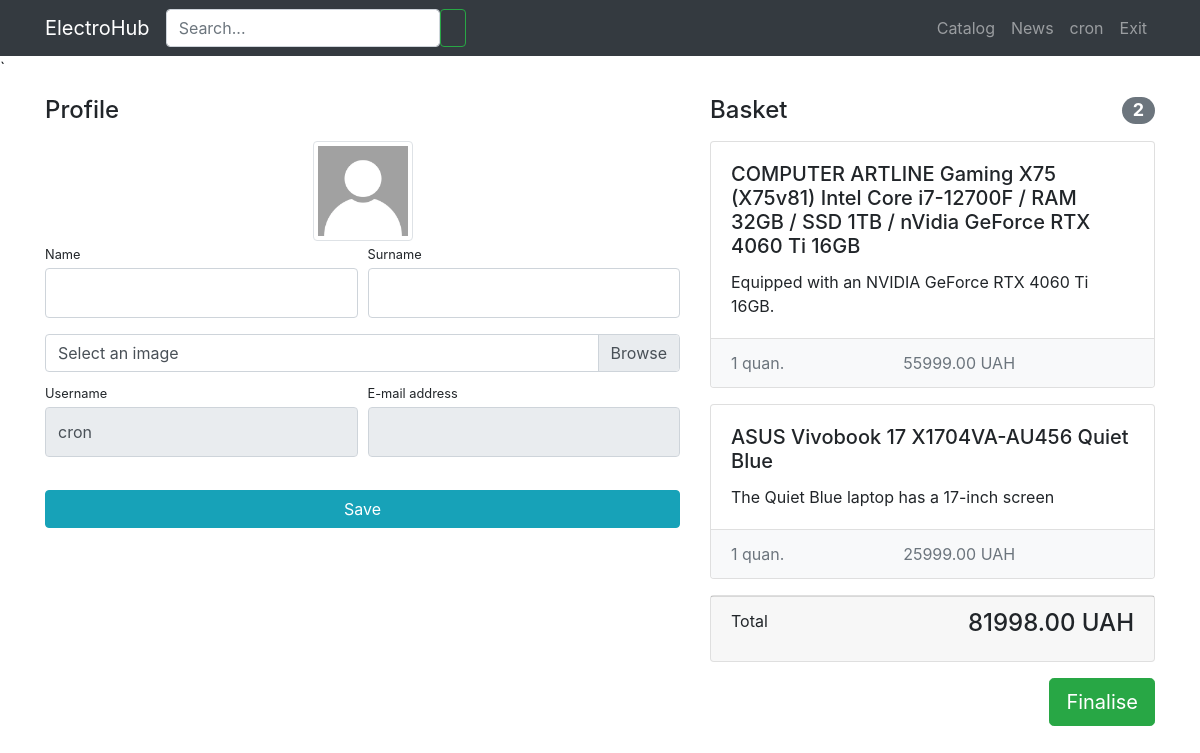
Before: /users/profile/ (signed in) with the older database file.
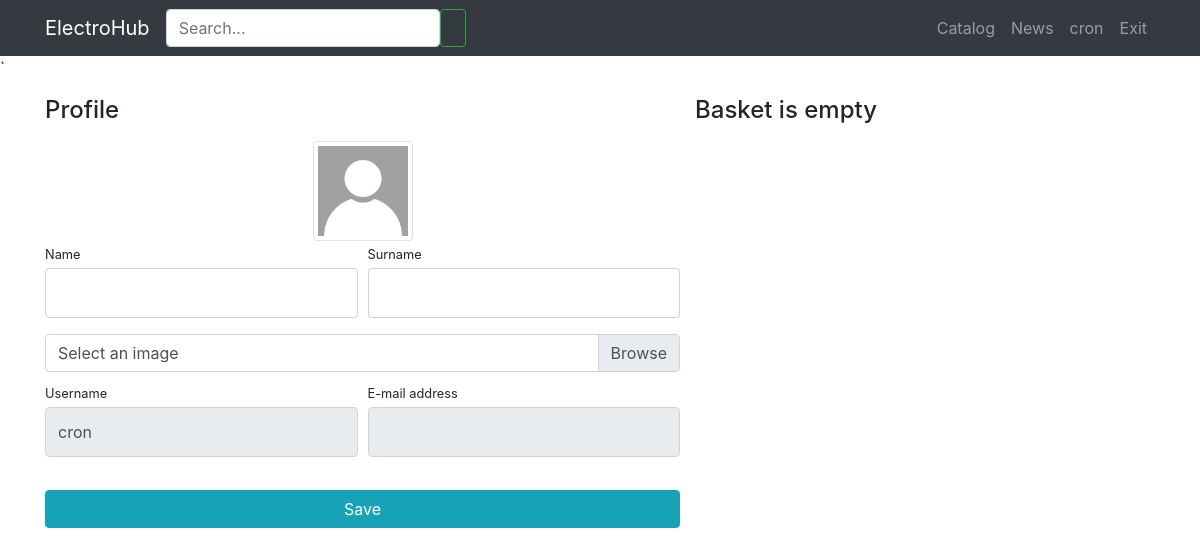
After: the same page with the newer database file.
### products/models.py (models this page shows, shortened)
class Basket(models.Model):
    user = models.ForeignKey(User, on_delete=models.CASCADE)
    product = models.ForeignKey(Product, on_delete=models.CASCADE)
    quantity = models.PositiveIntegerField(default=0)
    created_timestap = models.DateTimeField(auto_now_add=True)
    def sum(self):
        res = self.quantity * self.product.price
        return res

class Product(models.Model):
    name = models.CharField(max_length=256)
    image = models.ImageField(upload_to='products_images', blank=True)
    description = models.TextField(blank=True)
    short_description = models.CharField(max_length=64, blank=True)
    price = models.DecimalField(max_digits=8, decimal_places=2, default=0)
    quantity = models.PositiveBigIntegerField(default=0)
    category = models.ForeignKey(ProductCategory, on_delete=models.CASCADE)
    characteristics = models.JSONField(default=dict, blank=True)

### users/views.py (the view)
# urls.py: path('profile/',profile,name= 'profile'),
def profile(request):
    user = request.user
    if request.method == 'POST':
        form = UserProfileForm(data=request.POST, instance=user, files=request.FILES)
        if form.is_valid():
            form.save()
            return HttpResponseRedirect(reverse('users:profile'))
    else:
        form = UserProfileForm(instance=user)
    baskets = Basket.objects.filter(user=user)
    total_quantity = sum(basket.quantity for basket in baskets)
    total_sum = sum(basket.sum() for basket in baskets)
    context = {'title': 'ElectroHub - Profile',
               'form': form,
               'baskets': baskets,
               'total_quantity': total_quantity,
               'total_sum': total_sum}
    return render(request, 'users/profile.html', context)

### users/forms.py
class UserProfileForm(UserChangeForm):
    username = forms.CharField(widget=forms.TextInput(attrs={'readonly': True}))
    email = forms.CharField(widget=forms.EmailInput(attrs={'readonly': True}))
    image = forms.ImageField(widget=forms.FileInput(), required=False)
    class Meta:
        model = User
        fields = ('username', 'email', "first_name", 'last_name', 'image')
    def __init__(self, *args, **kwargs):
        super(UserProfileForm, self).__init__(*args, **kwargs)
        for field_name, field in self.fields.items():
            field.widget.attrs['class'] = "form-control py-4"
        self.fields['image'].widget.attrs['class'] = 'custom-file-input'

### users/templates/users/profile.html (shortened to what this page needs)
{%extends 'products/base.html'%}
{%load static%}
{%block css%}
    <link href="{%static 'css/profile.css'%}" rel="stylesheet">
{%endblock%}
{%block content%}
<div class="container">
    <div class="row">
        <div class="col-lg-7">
            <h4 class="mt-3 mb-3">Profile</h4>
            <div class="col-lg-12 text-center">
                <img width="100" height="100"
                     src="{%if user.image%} {{user.image.url}} {%else %} {% static 'vendor/img/users/default_ava.jpg'%} {%endif%}"
                     class="img-thumbnail">
            </div>
            <form action="{%url 'users:profile'  %} " method="post" enctype="multipart/form-data">
                <div class="form-row">
                    <div class="col-lg-6">
                        <div class="form-group">
                            <label class="small mb-1" for="{{form.first_name.id_for_label}}">Name</label>
                            {{form.first_name}}
                        </div>
                    </div>
                    <div class="col-lg-6">
                        <div class="form-group">
                            <label class="small mb-1" for="{{form.last_name.id_for_label}}">Surname</label>
                            {{form.last_name}}
                        </div>
                    </div>
                </div>
                <div class="form-row mb-2">
                    <div class="col-lg-12">
                        <div class="custom-file">
                            <label class="custom-file-label" for="{{form.image.id_for_label}}">Select an image
                            </label>
                        </div>
                    </div>
                </div>
                <div class="form-row">
                    <div class="col-lg-6">
                        <label class="small mb-1" for="{{form.username.id_for_label}}">Username</label>
                        {{form.username}}
                    </div>
                    <div class="col-lg-6">
                        <label class="small mb-1" for="{{form.email.id_for_label}}">E-mail address</label>
                        {{form.email}}
                    </div>
                </div>
                <div class="form-row">
                    <div class="col-lg-12" style="margin-top: 33px;">
                        <input class="btn btn-info btn-block" type="submit" value="Save">
                    </div>
                </div>
            </form>
        </div>
        {%include 'products/basket.html'%}
    </div>
</div>
{%endblock%}

### products/templates/products/basket.html (shortened to what this page needs)
{%if baskets%}
    <div class="col-lg-5">
        <h4 class="mt-3 mb-3 d-flex justify-content-between align-items-center mb-3">
            Basket <span class="badge badge-secondary badge-pill">{{total_quantity}}</span>
        </h4>
        {%for basket in baskets%}
            <div class="card mb-3">
                <div class="card-body">
                    <h5 class="card-title">{{basket.product.name}}</h5>
                    <p class="card-text">{{basket.product.short_description}}</p>
                </div>
                <ul class="list-group list-group-flush">
                    <li class="list-group-item d-flex justify-content-between lh-condensed bg-light">
                        <span class="text-muted">{{basket.quantity}} quan.</span>
                        <span class="text-muted">{{basket.sum}} UAH</span>
                    </li>
                </ul>
            </div>
        {%endfor%}
        <div class="card mb-3">
            <div class="card-footer">
                <p class="float-left">Total </p>
                <h4 class="float-right">{{total_sum}} UAH</h4>
            </div>
        </div>
        <button type="button" class="btn btn-success btn-lg float-right">Finalise</button>
    </div>
{%else%}
<h4 class="mt-3 mb-3 text-center">
    Basket is empty
</h4>
{%endif%}

Changed rows visible on the page:
removed Basket: product.name "COMPUTER ARTLINE Gaming X75 (X75v81) Intel Core i7-12700F / RAM 32GB / SSD 1TB / nVidia GeForce RTX 4060 Ti 16GB", product.short_description "Equipped with an NVIDIA GeForce RTX 4060 Ti 16GB.", quantity "1", sum "55999.00"
removed Basket: product.name "ASUS Vivobook 17 X1704VA-AU456 Quiet Blue", product.short_description "The Quiet Blue laptop has a 17-inch screen", quantity "1", sum "25999.00"
Other visible differences:
{{ total_quantity }}: "2" → (not shown)
{{ total_sum }}: "81998.00" → (not shown)
text no longer shown: "Basket Total UAH Finalise"
text now shown: "Basket is empty"
